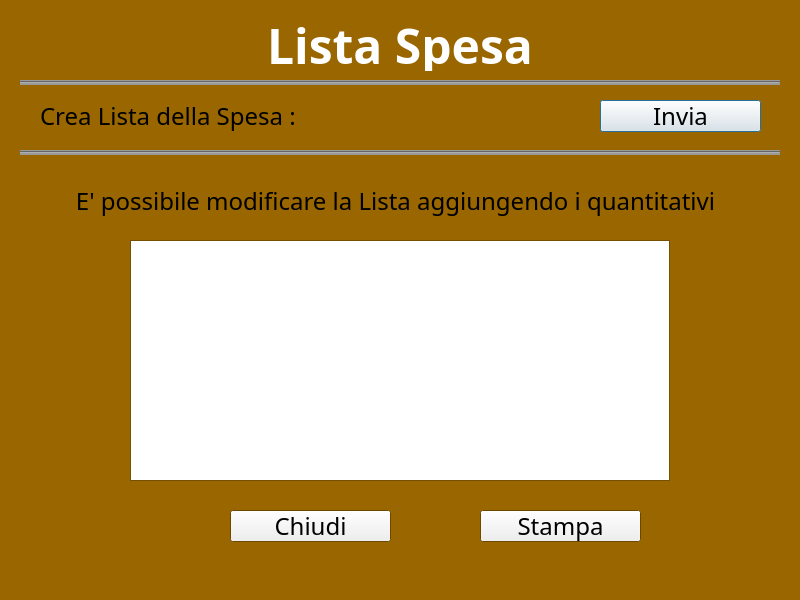
<?xml version="1.0" encoding="UTF-8"?>
<ui version="4.0">
 <class>ListaSpesa</class>
 <widget class="QDialog" name="ListaSpesa">
  <property name="geometry">
   <rect>
    <x>0</x>
    <y>0</y>
    <width>800</width>
    <height>600</height>
   </rect>
  </property>
  <property name="palette">
   <palette>
    <active>
     <colorrole role="Window">
      <brush brushstyle="SolidPattern">
       <color alpha="255">
        <red>153</red>
        <green>102</green>
        <blue>0</blue>
       </color>
      </brush>
     </colorrole>
    </active>
    <inactive>
     <colorrole role="Window">
      <brush brushstyle="SolidPattern">
       <color alpha="255">
        <red>153</red>
        <green>102</green>
        <blue>0</blue>
       </color>
      </brush>
     </colorrole>
    </inactive>
    <disabled>
     <colorrole role="Base">
      <brush brushstyle="SolidPattern">
       <color alpha="255">
        <red>153</red>
        <green>102</green>
        <blue>0</blue>
       </color>
      </brush>
     </colorrole>
     <colorrole role="Window">
      <brush brushstyle="SolidPattern">
       <color alpha="255">
        <red>153</red>
        <green>102</green>
        <blue>0</blue>
       </color>
      </brush>
     </colorrole>
    </disabled>
   </palette>
  </property>
  <property name="font">
   <font>
    <family>Noto Sans</family>
    <pointsize>18</pointsize>
   </font>
  </property>
  <property name="windowTitle">
   <string>ListaSpesa</string>
  </property>
  <widget class="QLabel" name="label">
   <property name="geometry">
    <rect>
     <x>20</x>
     <y>20</y>
     <width>760</width>
     <height>51</height>
    </rect>
   </property>
   <property name="palette">
    <palette>
     <active>
      <colorrole role="WindowText">
       <brush brushstyle="SolidPattern">
        <color alpha="255">
         <red>51</red>
         <green>51</green>
         <blue>204</blue>
        </color>
       </brush>
      </colorrole>
      <colorrole role="Text">
       <brush brushstyle="SolidPattern">
        <color alpha="255">
         <red>0</red>
         <green>0</green>
         <blue>0</blue>
        </color>
       </brush>
      </colorrole>
     </active>
     <inactive>
      <colorrole role="WindowText">
       <brush brushstyle="SolidPattern">
        <color alpha="255">
         <red>255</red>
         <green>255</green>
         <blue>255</blue>
        </color>
       </brush>
      </colorrole>
      <colorrole role="Text">
       <brush brushstyle="SolidPattern">
        <color alpha="255">
         <red>255</red>
         <green>255</green>
         <blue>255</blue>
        </color>
       </brush>
      </colorrole>
     </inactive>
     <disabled>
      <colorrole role="WindowText">
       <brush brushstyle="SolidPattern">
        <color alpha="63">
         <red>0</red>
         <green>0</green>
         <blue>0</blue>
        </color>
       </brush>
      </colorrole>
      <colorrole role="Text">
       <brush brushstyle="SolidPattern">
        <color alpha="63">
         <red>0</red>
         <green>0</green>
         <blue>0</blue>
        </color>
       </brush>
      </colorrole>
     </disabled>
    </palette>
   </property>
   <property name="font">
    <font>
     <family>Noto Sans</family>
     <pointsize>36</pointsize>
     <bold>true</bold>
    </font>
   </property>
   <property name="text">
    <string>Lista Spesa</string>
   </property>
   <property name="alignment">
    <set>Qt::AlignmentFlag::AlignCenter</set>
   </property>
  </widget>
  <widget class="Line" name="line">
   <property name="geometry">
    <rect>
     <x>20</x>
     <y>80</y>
     <width>760</width>
     <height>5</height>
    </rect>
   </property>
   <property name="styleSheet">
    <string notr="true">background-color: rgb(153, 153, 153);</string>
   </property>
   <property name="orientation">
    <enum>Qt::Orientation::Horizontal</enum>
   </property>
  </widget>
  <widget class="QLabel" name="label_2">
   <property name="geometry">
    <rect>
     <x>40</x>
     <y>100</y>
     <width>361</width>
     <height>31</height>
    </rect>
   </property>
   <property name="text">
    <string>Crea Lista della Spesa :</string>
   </property>
  </widget>
  <widget class="QPushButton" name="pushButton_2">
   <property name="geometry">
    <rect>
     <x>600</x>
     <y>100</y>
     <width>161</width>
     <height>32</height>
    </rect>
   </property>
   <property name="text">
    <string>Invia</string>
   </property>
  </widget>
  <widget class="Line" name="line_2">
   <property name="geometry">
    <rect>
     <x>20</x>
     <y>150</y>
     <width>760</width>
     <height>5</height>
    </rect>
   </property>
   <property name="styleSheet">
    <string notr="true">background-color: rgb(153, 153, 153);</string>
   </property>
   <property name="orientation">
    <enum>Qt::Orientation::Horizontal</enum>
   </property>
  </widget>
  <widget class="QLabel" name="label_3">
   <property name="geometry">
    <rect>
     <x>70</x>
     <y>180</y>
     <width>651</width>
     <height>41</height>
    </rect>
   </property>
   <property name="text">
    <string>E' possibile modificare la Lista aggiungendo i quantitativi</string>
   </property>
   <property name="alignment">
    <set>Qt::AlignmentFlag::AlignCenter</set>
   </property>
  </widget>
  <widget class="QTextEdit" name="textEdit">
   <property name="geometry">
    <rect>
     <x>130</x>
     <y>240</y>
     <width>540</width>
     <height>241</height>
    </rect>
   </property>
  </widget>
  <widget class="QPushButton" name="pushButton_3">
   <property name="geometry">
    <rect>
     <x>480</x>
     <y>510</y>
     <width>161</width>
     <height>32</height>
    </rect>
   </property>
   <property name="text">
    <string>Stampa</string>
   </property>
  </widget>
  <widget class="QPushButton" name="pushButton_4">
   <property name="geometry">
    <rect>
     <x>230</x>
     <y>510</y>
     <width>161</width>
     <height>32</height>
    </rect>
   </property>
   <property name="text">
    <string>Chiudi</string>
   </property>
  </widget>
 </widget>
 <resources/>
 <connections/>
</ui>
